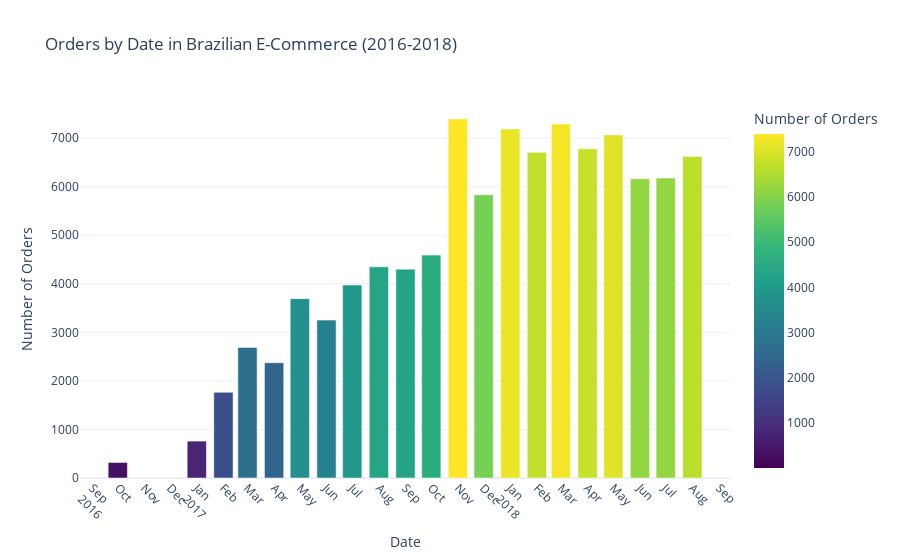

Notebook source saved alongside this figure:
### Code cell
plot1 = px.bar(order_qty, 
               x="date", 
               y="order_qty", 
               title='Orders by Date in Brazilian E-Commerce (2016-2018)',
               labels={'order_qty': 'Number of Orders', 'date': 'Date'},
               color='order_qty',  
               color_continuous_scale=px.colors.sequential.Viridis,  
               template='plotly_white'  
               )


plot1.update_xaxes(
    tickangle = 45,
    dtick="M1",  
    tickformat="%b\n%Y"  
)



plot1.show()

### Figure 1 — Plotly figure (JSON) as saved in the notebook; plotly's stock layout.template omitted (floating-point values rounded to 4 significant figures)
{"data": [{"alignmentgroup": "True", "hovertemplate": "Date=%{x}<br>Number of Orders=%{marker.color}<extra></extra>", "legendgroup": "", "marker": {"color": [160, 1, 320, 1, 760, 1765, 2689, 2374, 3693, 3252, 3974, 4348, 4301, 4590, 7395, 5832, 7187, 6706, 7288, 6778, 7066, 6164, 6176, 6620, 1], "coloraxis": "coloraxis", "pattern": {"shape": ""}}, "name": "", "offsetgroup": "", "orientation": "v", "showlegend": false, "textposition": "auto", "type": "bar", "x": [null, "2016-09", "2016-10", "2016-12", "2017-01", "2017-02", "2017-03", "2017-04", "2017-05", "2017-06", "2017-07", "2017-08", "2017-09", "2017-10", "2017-11", "2017-12", "2018-01", "2018-02", "2018-03", "2018-04", "2018-05", "2018-06", "2018-07", "2018-08", "2018-09"], "xaxis": "x", "y": [160, 1, 320, 1, 760, 1765, 2689, 2374, 3693, 3252, 3974, 4348, 4301, 4590, 7395, 5832, 7187, 6706, 7288, 6778, 7066, 6164, 6176, 6620, 1], "yaxis": "y"}], "layout": {"barmode": "relative", "coloraxis": {"colorbar": {"title": {"text": "Number of Orders"}}, "colorscale": [[0, "#440154"], [0.1111, "#482878"], [0.2222, "#3e4989"], [0.3333, "#31688e"], [0.4444, "#26828e"], [0.5556, "#1f9e89"], [0.6667, "#35b779"], [0.7778, "#6ece58"], [0.8889, "#b5de2b"], [1, "#fde725"]]}, "legend": {"tracegroupgap": 0}, "title": {"text": "Orders by Date in Brazilian E-Commerce (2016-2018)"}, "xaxis": {"anchor": "y", "domain": [0, 1], "dtick": "M1", "tickangle": 45, "tickformat": "%b\n%Y", "title": {"text": "Date"}}, "yaxis": {"anchor": "x", "domain": [0, 1], "title": {"text": "Number of Orders"}}}}
